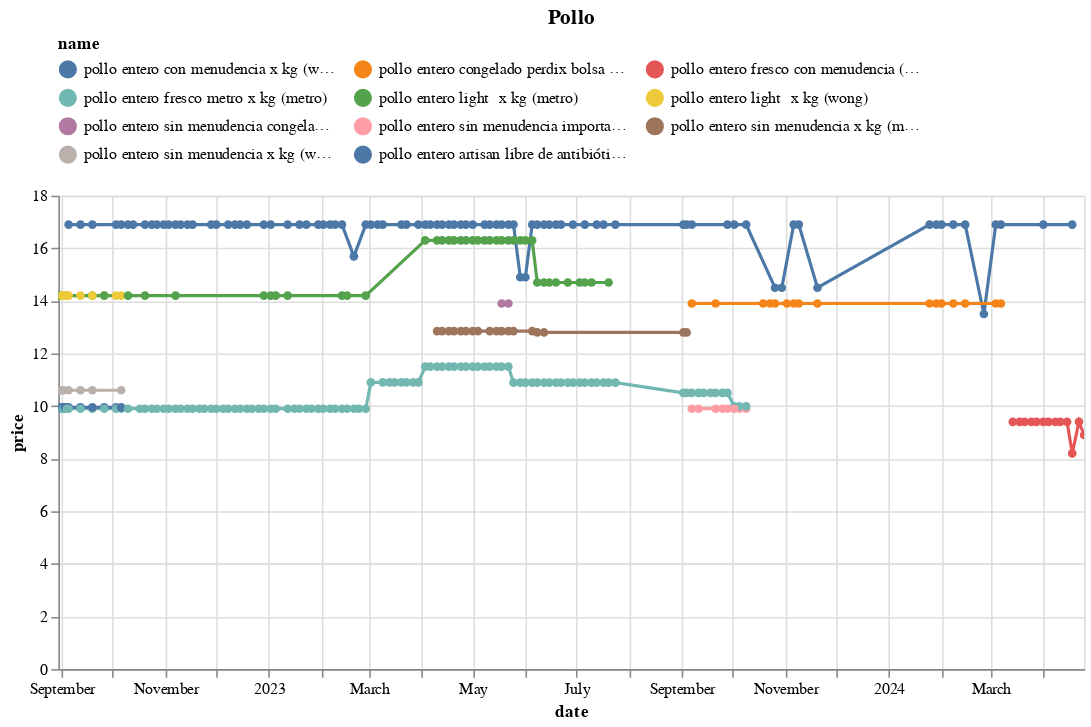

Notebook code cell kept with this figure:
### Code cell
(df
 .loc[df.name.isin(names)]
 .pipe(alt.Chart)
 .mark_line(point=True)
 .encode(x='date', y='price', color='name', tooltip=['name','price'])
 .properties(width=650, title='Pollo')
 .interactive()
 .configure_legend(orient='top', columns=3)
)

### Figure 1 — Vega-Lite specification as saved in the notebook (floating-point values rounded to 4 significant figures; data arrays with more than 128 entries replaced by an {"elided": "..."} marker saying what was removed)
{"config": {"view": {"continuousWidth": 300, "continuousHeight": 300}, "legend": {"columns": 3, "orient": "top"}}, "data": {"name": "data-93140f3138dbe4c591496a41b6a0a17d"}, "mark": {"type": "line", "point": true}, "encoding": {"color": {"field": "name", "type": "nominal"}, "tooltip": [{"field": "name", "type": "nominal"}, {"field": "price", "type": "quantitative"}], "x": {"field": "date", "type": "temporal"}, "y": {"field": "price", "type": "quantitative"}}, "params": [{"name": "param_13", "select": {"type": "interval", "encodings": ["x", "y"]}, "bind": "scales"}], "title": "Pollo", "width": 650, "$schema": "https://vega.github.io/schema/vega-lite/v5.17.0.json", "datasets": {"data-93140f3138dbe4c591496a41b6a0a17d": {"elided": "320 records"}}}
